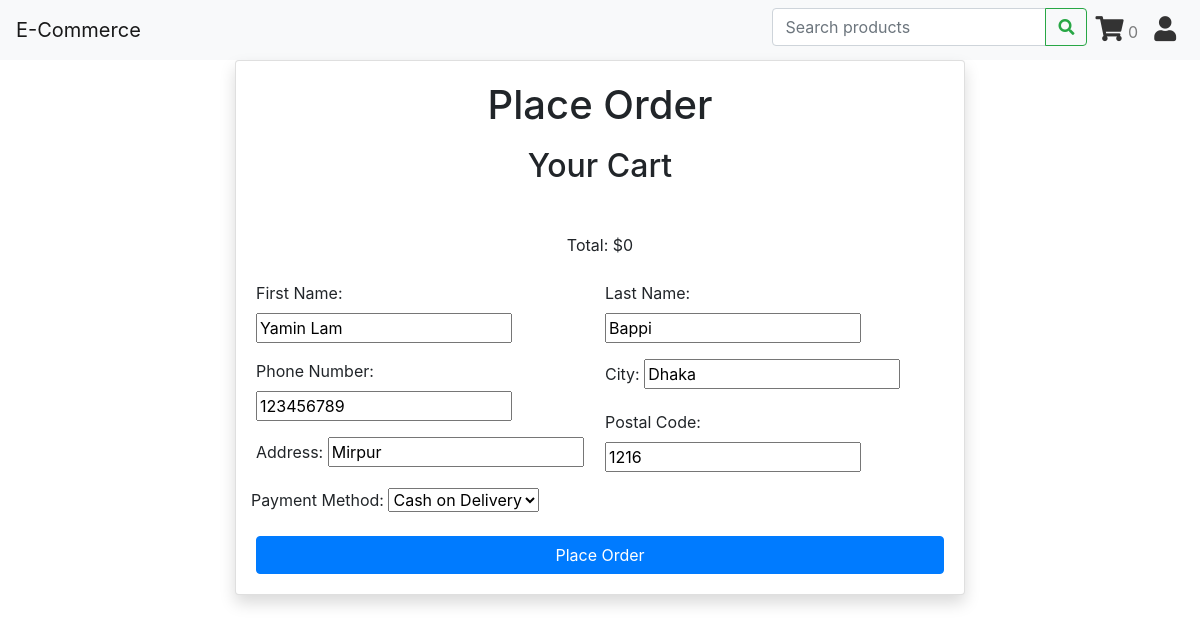
/orders/create/ (signed in), run on the app's committed database.
### user_account/models.py (models this page shows)
class CustomUser(AbstractUser):
    phone = models.IntegerField(blank=True, null=True, help_text='Contact phone number')
    profile_pic = models.ImageField(upload_to='profile_pics/', default='default.png')
    address = models.CharField(max_length=250, default='Enter Address')
    postal_code = models.CharField(max_length=20,default='Enter Postal')
    city = models.CharField(max_length=100,default='Enter City')

### orders/views.py (the view)
# urls.py: path('create/', views.order_create, name='order_create'),
def order_create(request):
    cart = Cart(request)
    if request.method == 'POST':
        form = OrderCreateForm(request.POST)
        if form.is_valid():
            order = form.save(commit=False)
            if request.user.is_authenticated:
                order.user = request.user
            order.save()
            for item in cart:
                OrderItem.objects.create(
                    order=order,
                    product=item['product'],
                    price=item['price'],
                    quantity=item['quantity']
                )
            cart.clear()
            return redirect('order:order_created', order_id=order.id)
    else:
        if request.user.is_authenticated:
            initial_data = {
                'first_name': request.user.first_name,
                'last_name': request.user.last_name,
                'phone': request.user.phone,  # Assuming phone is in user's profile
                'address': request.user.address,  # Assuming address is in user's profile
                'postal_code': request.user.postal_code,  # Assuming postal_code is in user's profile
                'city': request.user.city,  # Assuming city is in user's profile
            }
            form = OrderCreateForm(initial=initial_data)
        else:
            form = OrderCreateForm()
    return render(request, 'order/create.html', {'cart': cart, 'form': form})

### orders/forms.py
class OrderCreateForm(forms.ModelForm):
    class Meta:
        model = Order
        fields = ['first_name', 'last_name', 'phone', 'address', 'postal_code', 'city','payment']

### cart/models.py (called while the page is built)
    def __len__(self):
        return sum(item['quantity'] for item in self.cart.values())

    def get_total_price(self):
        return sum(Decimal(item['price']) * item['quantity'] for item in self.cart.values())

### templates/order/create.html (shortened to what this page needs)
{% load static %}
<!DOCTYPE html>
<html lang="en">
<head>
    <link rel="stylesheet" href="https://cdnjs.cloudflare.com/ajax/libs/font-awesome/5.15.3/css/all.min.css"
 />
    <link rel="stylesheet" href="https://stackpath.bootstrapcdn.com/bootstrap/4.5.2/css/bootstrap.min.css">
    <link rel="stylesheet" href="{% static 'css/bootstrap.min.css' %}">
    <link rel="stylesheet" href="{% static 'css/create.css' %}">
</head>
<body>
    {% include 'header.html' %}
    <div class="container">
        <div class="row justify-content-center">
            <div class="col-md-8">
                <div class="card shadow">
                    <div class="card-body">
                        <h1 class="card-title text-center mb-4">Place Order</h1>
                        <h2 class="card-subtitle text-center mb-4">Your Cart</h2>
                        <p class="card-text text-center mb-4">Total: ${{ cart.get_total_price }}</p>
                        <form method="post">
                            <div class="form-row">
                                <div class="col-md-6">
                                    <div class="form-group">
                                        <label for="first_name">First Name:</label>
                                        {{ form.first_name }}
                                    </div>
                                    <div class="form-group">
                                        <label for="phone">Phone Number:</label>
                                        {{ form.phone }}
                                    </div>
                                    <div class="form-group">
                                        <label for="address">Address:</label>
                                        {{ form.address }}
                                    </div>
                                </div>
                                <div class="col-md-6">
                                    <div class="form-group">
                                        <label for="last_name">Last Name:</label>
                                        {{ form.last_name }}
                                    </div>
                                    <div class="form-group">
                                        <label for="city">City:</label>
                                        {{ form.city }}
                                    </div>
                                    <div class="form-group">
                                        <label for="postal_code">Postal Code:</label>
                                        {{ form.postal_code }}
                                    </div>
                                </div>
                                <div class="form-group">
                                    <label for="payment">Payment Method:</label>
                                    {{ form.payment }}
                                </div>
                            </div>
                            <button type="submit" class="btn btn-primary btn-block">Place Order</button>
                        </form>
                    </div>
                </div>
            </div>
        </div>
    </div>
</body>
</html>

### data on the page
CustomUser: first_name "Yamin Lam", phone "123456789", address "Mirpur", last_name "Bappi", city "Dhaka", postal_code "1216"

### other printed values
{{ request.session.cart|length }} "0"
{{ cart.get_total_price }} "0"
